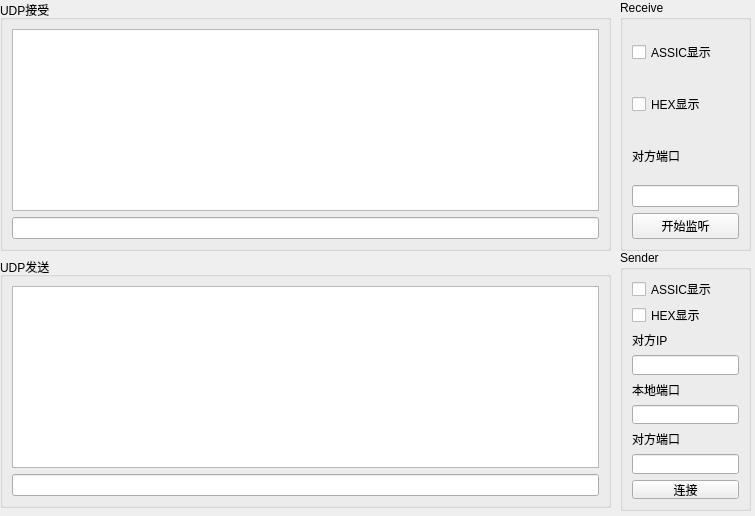
<?xml version="1.0" encoding="UTF-8"?>
<ui version="4.0">
 <class>UDP</class>
 <widget class="QWidget" name="UDP">
  <property name="geometry">
   <rect>
    <x>0</x>
    <y>0</y>
    <width>755</width>
    <height>516</height>
   </rect>
  </property>
  <property name="windowTitle">
   <string>Form</string>
  </property>
  <widget class="QGroupBox" name="groupBox">
   <property name="geometry">
    <rect>
     <x>620</x>
     <y>0</y>
     <width>131</width>
     <height>251</height>
    </rect>
   </property>
   <property name="title">
    <string>Receive</string>
   </property>
   <layout class="QVBoxLayout" name="verticalLayout_4">
    <item>
     <widget class="QCheckBox" name="ckAssic">
      <property name="sizePolicy">
       <sizepolicy hsizetype="Expanding" vsizetype="Expanding">
        <horstretch>0</horstretch>
        <verstretch>0</verstretch>
       </sizepolicy>
      </property>
      <property name="text">
       <string>ASSIC显示</string>
      </property>
     </widget>
    </item>
    <item>
     <widget class="QCheckBox" name="ckHex">
      <property name="sizePolicy">
       <sizepolicy hsizetype="Expanding" vsizetype="Expanding">
        <horstretch>0</horstretch>
        <verstretch>0</verstretch>
       </sizepolicy>
      </property>
      <property name="text">
       <string>HEX显示</string>
      </property>
     </widget>
    </item>
    <item>
     <widget class="QLabel" name="RevPort_Lable">
      <property name="sizePolicy">
       <sizepolicy hsizetype="Expanding" vsizetype="Expanding">
        <horstretch>0</horstretch>
        <verstretch>0</verstretch>
       </sizepolicy>
      </property>
      <property name="text">
       <string>对方端口</string>
      </property>
     </widget>
    </item>
    <item>
     <widget class="QLineEdit" name="listen_port"/>
    </item>
    <item>
     <widget class="QPushButton" name="Listen_Btn">
      <property name="text">
       <string>开始监听</string>
      </property>
     </widget>
    </item>
   </layout>
  </widget>
  <widget class="QGroupBox" name="groupBox_4">
   <property name="geometry">
    <rect>
     <x>620</x>
     <y>250</y>
     <width>131</width>
     <height>261</height>
    </rect>
   </property>
   <property name="title">
    <string>Sender</string>
   </property>
   <layout class="QVBoxLayout" name="verticalLayout_5">
    <item>
     <widget class="QCheckBox" name="ckSend_Assic">
      <property name="text">
       <string>ASSIC显示</string>
      </property>
     </widget>
    </item>
    <item>
     <widget class="QCheckBox" name="ckSend_Hex">
      <property name="text">
       <string>HEX显示</string>
      </property>
     </widget>
    </item>
    <item>
     <widget class="QLabel" name="lbSend_Ip">
      <property name="text">
       <string>对方IP</string>
      </property>
     </widget>
    </item>
    <item>
     <widget class="QLineEdit" name="leSend_Ip"/>
    </item>
    <item>
     <widget class="QLabel" name="lbLocal_Port">
      <property name="text">
       <string>本地端口</string>
      </property>
     </widget>
    </item>
    <item>
     <widget class="QLineEdit" name="leLocal_Port"/>
    </item>
    <item>
     <widget class="QLabel" name="lbPosition_Port">
      <property name="text">
       <string>对方端口</string>
      </property>
     </widget>
    </item>
    <item>
     <widget class="QLineEdit" name="lePosition_Port"/>
    </item>
    <item>
     <widget class="QPushButton" name="Connect_Btn">
      <property name="text">
       <string>连接</string>
      </property>
     </widget>
    </item>
   </layout>
  </widget>
  <widget class="QWidget" name="">
   <property name="geometry">
    <rect>
     <x>0</x>
     <y>0</y>
     <width>611</width>
     <height>508</height>
    </rect>
   </property>
   <layout class="QVBoxLayout" name="verticalLayout_3">
    <item>
     <widget class="QGroupBox" name="groupBox_3">
      <property name="title">
       <string>UDP接受</string>
      </property>
      <layout class="QVBoxLayout" name="verticalLayout_2">
       <item>
        <widget class="QTextBrowser" name="tbRev"/>
       </item>
       <item>
        <widget class="QLineEdit" name="leRev"/>
       </item>
      </layout>
     </widget>
    </item>
    <item>
     <widget class="QGroupBox" name="groupBox_2">
      <property name="title">
       <string>UDP发送</string>
      </property>
      <layout class="QVBoxLayout" name="verticalLayout">
       <item>
        <widget class="QTextBrowser" name="tbSend"/>
       </item>
       <item>
        <widget class="QLineEdit" name="leSend"/>
       </item>
      </layout>
     </widget>
    </item>
   </layout>
  </widget>
 </widget>
 <resources/>
 <connections/>
</ui>
